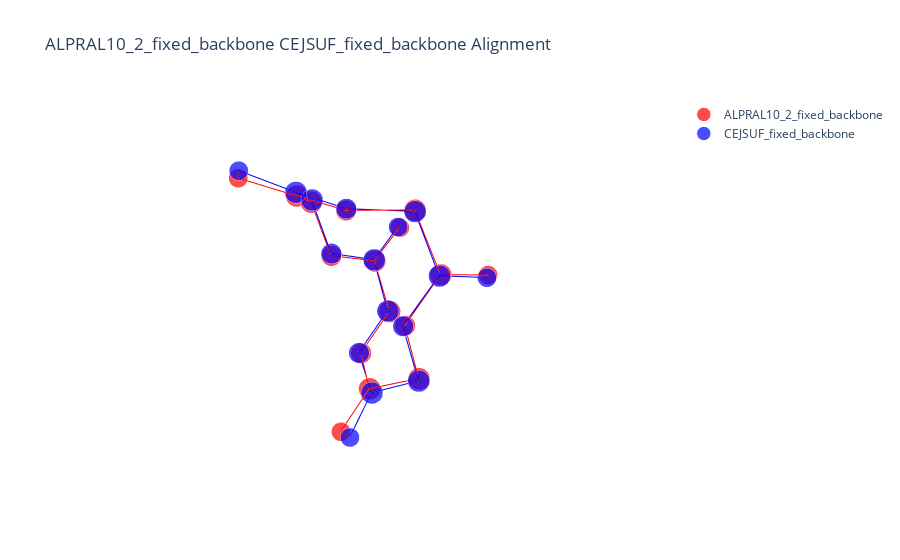

The notebook cell this image was saved under:
### Code cell
group1_data_path = "../Data/Our_Benchmark_20250410_ver1/Cyclic_Peptide/Backbone_Most_Similar"
molA = next(pybel.readfile("xyz", os.path.join(group1_data_path, 'c4mers', 'ALPRAL10_2_fixed_backbone.xyz')))
molB = next(pybel.readfile("xyz", os.path.join(group1_data_path, 'c4mers', 'CEJSUF_fixed_backbone.xyz')))
X_A, T_A, B_A = otm.tl.process_molecule(molA) 
X_B, T_B, B_B = otm.tl.process_molecule(molB)
assignment = group1_res['assignment'][0]
X_B_aligned, _, _ = otm.tl.kabsch(X_A, X_B, otm.tl.permutation_to_matrix(assignment))
otm.pl.interactive_alignment_plot(X_A, X_B_aligned, T_A, T_B, B_A, B_B, assignment, 'ALPRAL10_2_fixed_backbone', 'CEJSUF_fixed_backbone')

### Figure 1 — Plotly figure (JSON) as saved in the notebook; plotly's stock layout.template omitted (floating-point values rounded to 4 significant figures)
{"data": [{"marker": {"color": "red", "size": [14.2, 15.2, 15.2, 13.2, 14.2, 15.2, 15.2, 13.2, 14.2, 15.2, 15.2, 13.2, 14.2, 15.2, 15.2, 13.2], "symbol": "circle"}, "mode": "markers", "name": "ALPRAL10_2_fixed_backbone", "type": "scatter3d", "x": [2.605, 2.496, 2.966, 4.014, 2.199, 0.901, 0.919, -0.131, 2.09, 2.231, 3.25, 4.237, 3.046, 1.759, 1.564, 0.496], "y": [7.268, 7.668, 6.517, 6.588, 5.401, 5.221, 4.647, 4.583, 4.247, 3.781, 4.676, 4.178, 5.999, 6.672, 7.328, 7.868], "z": [8.993, 7.588, 6.732, 6.085, 6.687, 7.312, 8.754, 9.352, 9.24, 10.62, 11.38, 11.9, 11.42, 11.22, 9.847, 9.593]}, {"marker": {"color": "blue", "size": [14.2, 15.2, 15.2, 13.2, 14.2, 15.2, 15.2, 13.2, 14.2, 15.2, 15.2, 13.2, 14.2, 15.2, 15.2, 13.2], "symbol": "circle"}, "mode": "markers", "name": "CEJSUF_fixed_backbone", "type": "scatter3d", "x": [2.281, 0.963, 0.9139, -0.1593, 2.086, 2.204, 3.228, 4.173, 3.019, 1.773, 1.606, 0.5416, 2.636, 2.566, 2.964, 3.846], "y": [5.404, 5.211, 4.618, 4.494, 4.248, 3.781, 4.628, 4.13, 5.977, 6.686, 7.325, 7.873, 7.24, 7.718, 6.595, 6.715], "z": [6.754, 7.358, 8.772, 9.334, 9.307, 10.67, 11.44, 12.02, 11.44, 11.2, 9.835, 9.548, 8.979, 7.602, 6.642, 5.828]}, {"line": {"color": "red", "width": 2}, "mode": "lines", "showlegend": false, "type": "scatter3d", "x": [2.605, 2.496], "y": [7.268, 7.668], "z": [8.993, 7.588]}, {"line": {"color": "red", "width": 2}, "mode": "lines", "showlegend": false, "type": "scatter3d", "x": [2.605, 1.564], "y": [7.268, 7.328], "z": [8.993, 9.847]}, {"line": {"color": "red", "width": 2}, "mode": "lines", "showlegend": false, "type": "scatter3d", "x": [2.496, 2.966], "y": [7.668, 6.517], "z": [7.588, 6.732]}, {"line": {"color": "red", "width": 2}, "mode": "lines", "showlegend": false, "type": "scatter3d", "x": [2.966, 4.014], "y": [6.517, 6.588], "z": [6.732, 6.085]}, {"line": {"color": "red", "width": 2}, "mode": "lines", "showlegend": false, "type": "scatter3d", "x": [2.966, 2.199], "y": [6.517, 5.401], "z": [6.732, 6.687]}, {"line": {"color": "red", "width": 2}, "mode": "lines", "showlegend": false, "type": "scatter3d", "x": [2.199, 0.901], "y": [5.401, 5.221], "z": [6.687, 7.312]}, {"line": {"color": "red", "width": 2}, "mode": "lines", "showlegend": false, "type": "scatter3d", "x": [0.901, 0.919], "y": [5.221, 4.647], "z": [7.312, 8.754]}, {"line": {"color": "red", "width": 2}, "mode": "lines", "showlegend": false, "type": "scatter3d", "x": [0.919, -0.131], "y": [4.647, 4.583], "z": [8.754, 9.352]}, {"line": {"color": "red", "width": 2}, "mode": "lines", "showlegend": false, "type": "scatter3d", "x": [0.919, 2.09], "y": [4.647, 4.247], "z": [8.754, 9.24]}, {"line": {"color": "red", "width": 2}, "mode": "lines", "showlegend": false, "type": "scatter3d", "x": [2.09, 2.231], "y": [4.247, 3.781], "z": [9.24, 10.62]}, {"line": {"color": "red", "width": 2}, "mode": "lines", "showlegend": false, "type": "scatter3d", "x": [2.231, 3.25], "y": [3.781, 4.676], "z": [10.62, 11.38]}, {"line": {"color": "red", "width": 2}, "mode": "lines", "showlegend": false, "type": "scatter3d", "x": [3.25, 4.237], "y": [4.676, 4.178], "z": [11.38, 11.9]}, {"line": {"color": "red", "width": 2}, "mode": "lines", "showlegend": false, "type": "scatter3d", "x": [3.25, 3.046], "y": [4.676, 5.999], "z": [11.38, 11.42]}, {"line": {"color": "red", "width": 2}, "mode": "lines", "showlegend": false, "type": "scatter3d", "x": [3.046, 1.759], "y": [5.999, 6.672], "z": [11.42, 11.22]}, {"line": {"color": "red", "width": 2}, "mode": "lines", "showlegend": false, "type": "scatter3d", "x": [1.759, 1.564], "y": [6.672, 7.328], "z": [11.22, 9.847]}, {"line": {"color": "red", "width": 2}, "mode": "lines", "showlegend": false, "type": "scatter3d", "x": [1.564, 0.496], "y": [7.328, 7.868], "z": [9.847, 9.593]}, {"line": {"color": "blue", "width": 2}, "mode": "lines", "showlegend": false, "type": "scatter3d", "x": [2.281, 0.963], "y": [5.404, 5.211], "z": [6.754, 7.358]}, {"line": {"color": "blue", "width": 2}, "mode": "lines", "showlegend": false, "type": "scatter3d", "x": [2.281, 2.964], "y": [5.404, 6.595], "z": [6.754, 6.642]}, {"line": {"color": "blue", "width": 2}, "mode": "lines", "showlegend": false, "type": "scatter3d", "x": [0.963, 0.9139], "y": [5.211, 4.618], "z": [7.358, 8.772]}, {"line": {"color": "blue", "width": 2}, "mode": "lines", "showlegend": false, "type": "scatter3d", "x": [0.9139, -0.1593], "y": [4.618, 4.494], "z": [8.772, 9.334]}, {"line": {"color": "blue", "width": 2}, "mode": "lines", "showlegend": false, "type": "scatter3d", "x": [0.9139, 2.086], "y": [4.618, 4.248], "z": [8.772, 9.307]}, {"line": {"color": "blue", "width": 2}, "mode": "lines", "showlegend": false, "type": "scatter3d", "x": [2.086, 2.204], "y": [4.248, 3.781], "z": [9.307, 10.67]}, {"line": {"color": "blue", "width": 2}, "mode": "lines", "showlegend": false, "type": "scatter3d", "x": [2.204, 3.228], "y": [3.781, 4.628], "z": [10.67, 11.44]}, {"line": {"color": "blue", "width": 2}, "mode": "lines", "showlegend": false, "type": "scatter3d", "x": [3.228, 4.173], "y": [4.628, 4.13], "z": [11.44, 12.02]}, {"line": {"color": "blue", "width": 2}, "mode": "lines", "showlegend": false, "type": "scatter3d", "x": [3.228, 3.019], "y": [4.628, 5.977], "z": [11.44, 11.44]}, {"line": {"color": "blue", "width": 2}, "mode": "lines", "showlegend": false, "type": "scatter3d", "x": [3.019, 1.773], "y": [5.977, 6.686], "z": [11.44, 11.2]}, {"line": {"color": "blue", "width": 2}, "mode": "lines", "showlegend": false, "type": "scatter3d", "x": [1.773, 1.606], "y": [6.686, 7.325], "z": [11.2, 9.835]}, {"line": {"color": "blue", "width": 2}, "mode": "lines", "showlegend": false, "type": "scatter3d", "x": [1.606, 0.5416], "y": [7.325, 7.873], "z": [9.835, 9.548]}, {"line": {"color": "blue", "width": 2}, "mode": "lines", "showlegend": false, "type": "scatter3d", "x": [1.606, 2.636], "y": [7.325, 7.24], "z": [9.835, 8.979]}, {"line": {"color": "blue", "width": 2}, "mode": "lines", "showlegend": false, "type": "scatter3d", "x": [2.636, 2.566], "y": [7.24, 7.718], "z": [8.979, 7.602]}, {"line": {"color": "blue", "width": 2}, "mode": "lines", "showlegend": false, "type": "scatter3d", "x": [2.566, 2.964], "y": [7.718, 6.595], "z": [7.602, 6.642]}, {"line": {"color": "blue", "width": 2}, "mode": "lines", "showlegend": false, "type": "scatter3d", "x": [2.964, 3.846], "y": [6.595, 6.715], "z": [6.642, 5.828]}, {"line": {"color": "green", "dash": "longdash", "width": 3}, "mode": "lines", "showlegend": false, "type": "scatter3d", "x": [2.605, 2.636], "y": [7.268, 7.24], "z": [8.993, 8.979]}, {"line": {"color": "green", "dash": "longdash", "width": 3}, "mode": "lines", "showlegend": false, "type": "scatter3d", "x": [2.496, 2.566], "y": [7.668, 7.718], "z": [7.588, 7.602]}, {"line": {"color": "green", "dash": "longdash", "width": 3}, "mode": "lines", "showlegend": false, "type": "scatter3d", "x": [2.966, 2.964], "y": [6.517, 6.595], "z": [6.732, 6.642]}, {"line": {"color": "green", "dash": "longdash", "width": 3}, "mode": "lines", "showlegend": false, "type": "scatter3d", "x": [4.014, 3.846], "y": [6.588, 6.715], "z": [6.085, 5.828]}, {"line": {"color": "green", "dash": "longdash", "width": 3}, "mode": "lines", "showlegend": false, "type": "scatter3d", "x": [2.199, 2.281], "y": [5.401, 5.404], "z": [6.687, 6.754]}, {"line": {"color": "green", "dash": "longdash", "width": 3}, "mode": "lines", "showlegend": false, "type": "scatter3d", "x": [0.901, 0.963], "y": [5.221, 5.211], "z": [7.312, 7.358]}, {"line": {"color": "green", "dash": "longdash", "width": 3}, "mode": "lines", "showlegend": false, "type": "scatter3d", "x": [0.919, 0.9139], "y": [4.647, 4.618], "z": [8.754, 8.772]}, {"line": {"color": "green", "dash": "longdash", "width": 3}, "mode": "lines", "showlegend": false, "type": "scatter3d", "x": [-0.131, -0.1593], "y": [4.583, 4.494], "z": [9.352, 9.334]}, {"line": {"color": "green", "dash": "longdash", "width": 3}, "mode": "lines", "showlegend": false, "type": "scatter3d", "x": [2.09, 2.086], "y": [4.247, 4.248], "z": [9.24, 9.307]}, {"line": {"color": "green", "dash": "longdash", "width": 3}, "mode": "lines", "showlegend": false, "type": "scatter3d", "x": [2.231, 2.204], "y": [3.781, 3.781], "z": [10.62, 10.67]}, {"line": {"color": "green", "dash": "longdash", "width": 3}, "mode": "lines", "showlegend": false, "type": "scatter3d", "x": [3.25, 3.228], "y": [4.676, 4.628], "z": [11.38, 11.44]}, {"line": {"color": "green", "dash": "longdash", "width": 3}, "mode": "lines", "showlegend": false, "type": "scatter3d", "x": [4.237, 4.173], "y": [4.178, 4.13], "z": [11.9, 12.02]}, {"line": {"color": "green", "dash": "longdash", "width": 3}, "mode": "lines", "showlegend": false, "type": "scatter3d", "x": [3.046, 3.019], "y": [5.999, 5.977], "z": [11.42, 11.44]}, {"line": {"color": "green", "dash": "longdash", "width": 3}, "mode": "lines", "showlegend": false, "type": "scatter3d", "x": [1.759, 1.773], "y": [6.672, 6.686], "z": [11.22, 11.2]}, {"line": {"color": "green", "dash": "longdash", "width": 3}, "mode": "lines", "showlegend": false, "type": "scatter3d", "x": [1.564, 1.606], "y": [7.328, 7.325], "z": [9.847, 9.835]}, {"line": {"color": "green", "dash": "longdash", "width": 3}, "mode": "lines", "showlegend": false, "type": "scatter3d", "x": [0.496, 0.5416], "y": [7.868, 7.873], "z": [9.593, 9.548]}], "layout": {"scene": {"aspectmode": "data", "xaxis": {"title": {"text": "X"}, "visible": false}, "yaxis": {"title": {"text": "Y"}, "visible": false}, "zaxis": {"title": {"text": "Z"}, "visible": false}}, "showlegend": true, "title": {"text": "ALPRAL10_2_fixed_backbone CEJSUF_fixed_backbone Alignment"}}}
